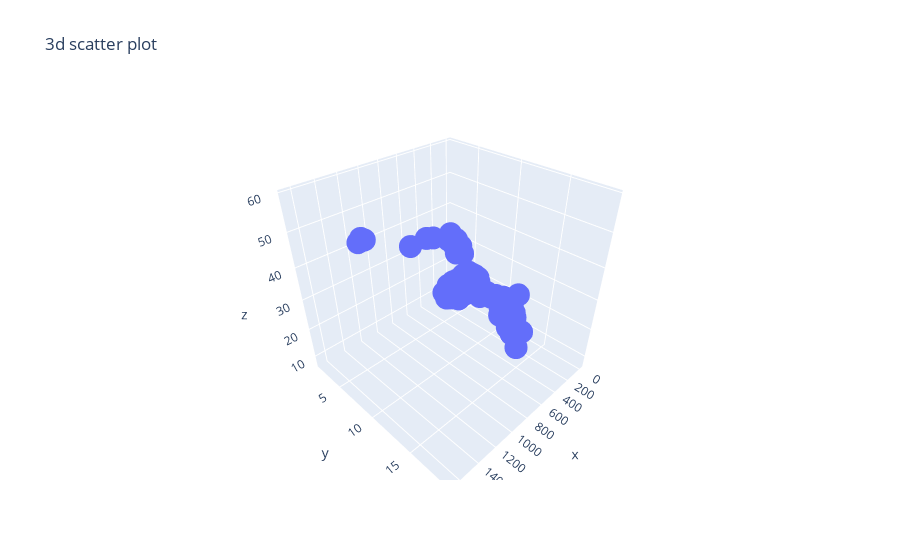

Source (notebook cell):
### Markdown cell above
In 3D scatter plot we can observe that the it shows 3D visualization of 3 columns by representing x-axis,y-axis and z-axis as columns
we can see the values the of colums in the 3D plot

### Code cell
SCD=pt.scatter_3d(x=df_fish['Weight'],y=df_fish['Height'],z=df_fish['Length1'], title='3d scatter plot')
SCD.show()

### Figure 1 — Plotly figure (JSON) as saved in the notebook; plotly's stock layout.template omitted (floating-point values rounded to 4 significant figures; data arrays with more than 128 entries replaced by an {"elided": "..."} marker saying what was removed)
{"data": [{"hovertemplate": "x=%{x}<br>y=%{y}<br>z=%{z}<extra></extra>", "legendgroup": "", "marker": {"color": "#636efa", "symbol": "circle"}, "mode": "markers", "name": "", "scene": "scene", "showlegend": false, "type": "scatter3d", "x": {"elided": "159 float values"}, "y": {"elided": "159 float values"}, "z": {"elided": "159 float values"}}], "layout": {"legend": {"tracegroupgap": 0}, "scene": {"domain": {"x": [0, 1], "y": [0, 1]}, "xaxis": {"title": {"text": "x"}}, "yaxis": {"title": {"text": "y"}}, "zaxis": {"title": {"text": "z"}}}, "title": {"text": "3d scatter plot"}}}
